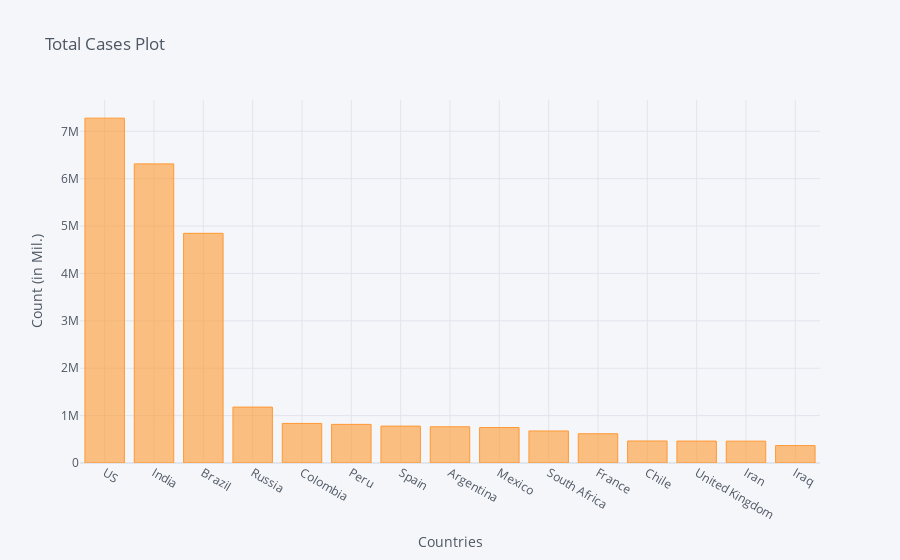

This figure's notebook cell:
### Code cell
corona_dframe_agg_plot.iplot(kind='bar', x='Country/Region', y='10/1/20',
                             title='Total Cases Plot',xTitle='Countries',yTitle='Count (in Mil.)')

### Figure 1 — Plotly figure (JSON) as saved in the notebook; plotly's stock layout.template omitted (floating-point values rounded to 4 significant figures)
{"data": [{"marker": {"color": "rgba(255, 153, 51, 0.6)", "line": {"color": "rgba(255, 153, 51, 1.0)", "width": 1}}, "name": "10/1/20", "orientation": "v", "text": "", "type": "bar", "x": ["US", "India", "Brazil", "Russia", "Colombia", "Peru", "Spain", "Argentina", "Mexico", "South Africa", "France", "Chile", "United Kingdom", "Iran", "Iraq"], "y": [7277759, 6312584, 4847092, 1179634, 835339, 814829, 778607, 765002, 748315, 676084, 616986, 464750, 462775, 461044, 367474]}], "layout": {"legend": {"bgcolor": "#F5F6F9", "font": {"color": "#4D5663"}}, "paper_bgcolor": "#F5F6F9", "plot_bgcolor": "#F5F6F9", "title": {"font": {"color": "#4D5663"}, "text": "Total Cases Plot"}, "xaxis": {"gridcolor": "#E1E5ED", "showgrid": true, "tickfont": {"color": "#4D5663"}, "title": {"font": {"color": "#4D5663"}, "text": "Countries"}, "zerolinecolor": "#E1E5ED"}, "yaxis": {"gridcolor": "#E1E5ED", "showgrid": true, "tickfont": {"color": "#4D5663"}, "title": {"font": {"color": "#4D5663"}, "text": "Count (in Mil.)"}, "zerolinecolor": "#E1E5ED"}}}
